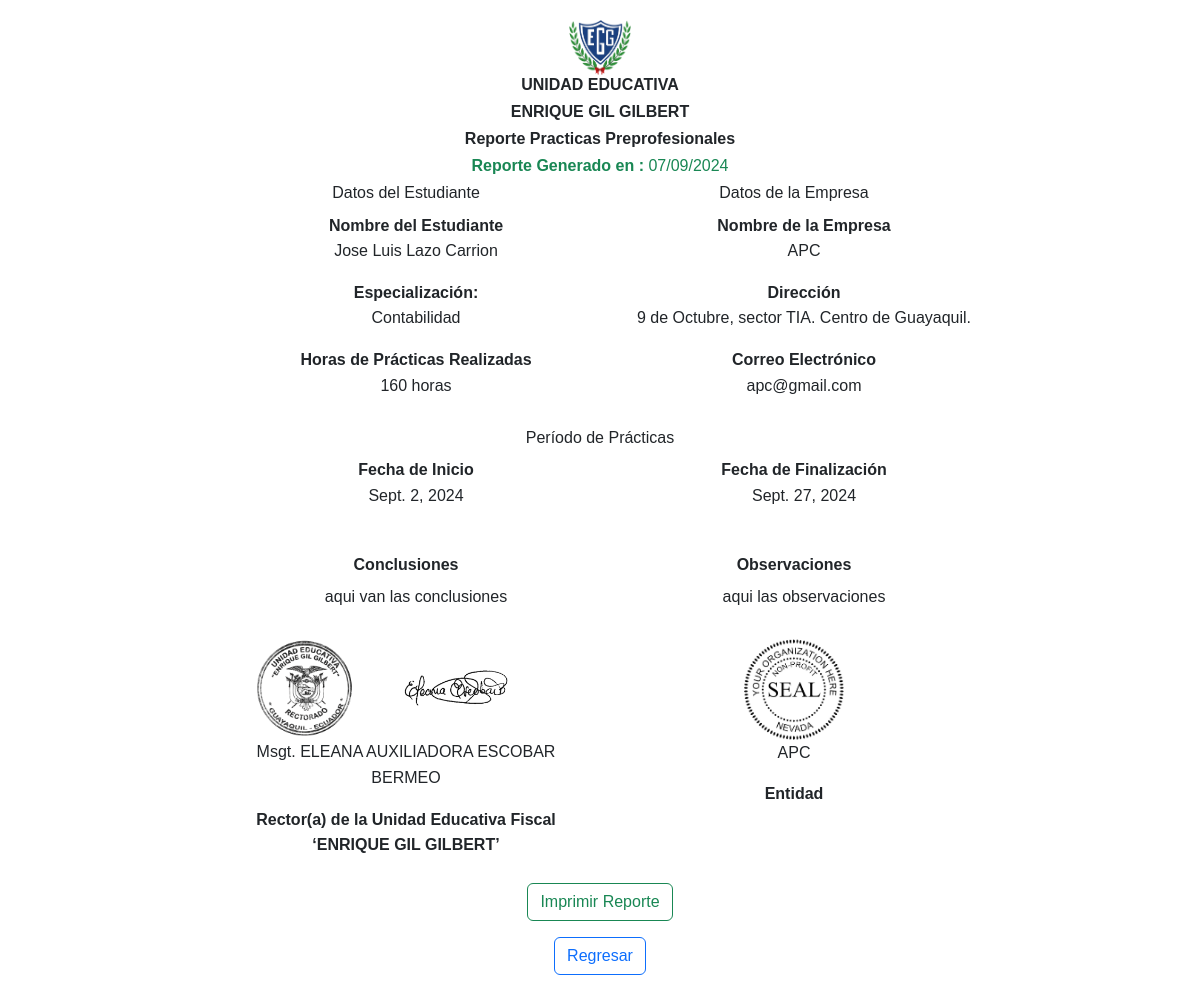
Screenshot of /reporte_estudiante/ (signed in) with the database file from the repository.
### estudiantes/models.py (models this page shows, shortened)
class Reporte(models.Model):
    evaluacion = models.ForeignKey('Evaluacion', on_delete=models.CASCADE)
    perfil = models.ForeignKey('Perfil', on_delete=models.CASCADE)
    conclusiones = models.TextField(blank=True)
    observaciones = models.TextField(blank=True)
    rector = models.CharField(max_length=100,default='rector')
    fecha_generacion = models.DateTimeField(auto_now_add=True)

class Perfil(models.Model):
    user = models.OneToOneField(User, on_delete=models.CASCADE)
    cedula = models.CharField(max_length=10, default='0000000000')
    nombres = models.CharField(max_length=100, default='')
    apellidos=models.CharField(max_length=100, default='')
    rol = models.ForeignKey(Rol, on_delete=models.SET_NULL, null=True, blank=True)
    estado_ingreso = models.CharField(max_length=20, default='Espera')
    estado_carta_aprobacion = models.CharField(max_length=20, default='Espera1')
    tutor = models.ForeignKey(Tutor, on_delete=models.SET_NULL, null=True, blank=True, related_name='perfiles')
    tutor_asignado_estado = models.CharField(max_length=20, default='Espera')
    supervisor= models.CharField(max_length=20, default='Espera1')
    ia_respuesta = models.CharField(max_length=500, default='Sin Respuesta')
    ia_estado = models.CharField(max_length=20, default='Espera')
    empresa_nombre = models.ForeignKey(Empresa, null=True, blank=True, on_delete=models.SET_NULL)
    empresa_estado = models.CharField(max_length=20, default='Espera')
    reporte_estado = models.CharField(max_length=20, default='Espera1')
    habilitado = models.BooleanField(default=True)
    reporte_numero = models.IntegerField(default=0)
    reporte_fecha_inicio = models.DateField(default=date.today)
    reporte_fecha_final = models.DateField(default=date.today)
    especializacion = models.CharField(max_length=50, default='Especializacion')
    visitas = models.IntegerField(default=0)

class Empresa(models.Model):
    nombre_empresa = models.CharField(max_length=100)
    direccion = models.TextField()
    telefono = models.CharField(max_length=20)
    correo_electronico = models.CharField(max_length=100)
    representante = models.CharField(max_length=100)
    supervisor = models.CharField(max_length=100)
    ruc = models.CharField(max_length=13, default="")
    def __str__(self):
        return self.nombre_empresa

### estudiantes/views.py (the view)
# urls.py: path('reporte_estudiante/', views.reporte_estudiante, name='reporte_estudiante'),
@login_required
def reporte_estudiante(request):
    user = request.user
    perfil = Perfil.objects.get(user=user)
    try:
        reporte = Reporte.objects.get(perfil=perfil)
        context = {
            'perfil': perfil,
            'now': timezone.now(),
            'reporte': reporte
        }
        return render(request, 'reporte.html', context)
    except Reporte.DoesNotExist:
        messages.error(request, 'No se ha realizado el Reporte.')
        return redirect('home')

### templates/reporte.html
{% extends "bases/basePDF.html" %}
{% load static %}
{% block content %}
<div class="container">
    <h6><strong>Reporte Practicas Preprofesionales</strong></h6>
    <h6 class="text-success"><strong>Reporte Generado en :</strong> {{ reporte.fecha_generacion|date:"d/m/Y" }} </h6>
        <div class="row">
            <div class="col-sm-6">
                <div class="section">
                    <div class="section-title"><h6>Datos del Estudiante</h6></div>
                    <div class="section-content">
                        <p ><strong>Nombre del Estudiante<br></strong> {{ perfil.nombres|add:" " |add:perfil.apellidos }}</p>
                        <p ><strong>Especialización:<br></strong> {{ perfil.especializacion }}</p>
                        <p ><strong>Horas de Prácticas Realizadas<br></strong>160 horas</p>
                    </div>
                </div>
            </div>
            <div class="col-sm-6">
                <div class="section">
                    <div class="section-title"><h6>Datos de la Empresa</h6></div>
                        <div class="section-content">
                            <p><strong>Nombre de la Empresa</strong><br> {{ perfil.empresa_nombre}}</p>
                            <p><strong>Dirección</strong> <br>{{ perfil.empresa_nombre.direccion }}</p>
                            <p><strong>Correo Electrónico</strong><br> {{ perfil.empresa_nombre.correo_electronico }}</p>
                        </div>
                    </div>
                </div>
            </div>
        <div class="section">
            <div class="section-title"><h6>Período de Prácticas</h6></div>
            <div class=row>
                <div class="col-sm-6">
                    <div class="section-content">
                        <p><strong>Fecha de Inicio</strong><br>{{perfil.reporte_fecha_inicio}}</p>
                    </div>
                </div>
                <div class="col-sm-6">
                    <div class="section-content">
                        <p><strong>Fecha de Finalización</strong><br>{{perfil.reporte_fecha_final}}</p>
                    </div>
                </div>
            </div>
        </div>
        <div class="row">
            <div class="col-sm-6">
                <div class="section">
                    <div class="section-title"><h6><strong>Conclusiones</strong></h6></div>
                    <div class="section-content">
                        <p> {{reporte.conclusiones}}</p>
                    </div>
                </div>
            </div>
            <div class="col-sm-6">
                <div class="section">
                    <div class="section-title"><h6><strong>Observaciones</strong></h6></div>
                    <div class="section-content">
                        <p>{{reporte.observaciones}} </p>
                    </div>
                </div>
            </div>
        </div>
        <div class="form-group row">
            <div class="col-sm-6">
                <img src="{% static 'img/SelloColegio.png' %}" alt="Sello" width="100px">
                <img src="{% static 'img/FirmaRectora.png' %}" alt="Firma" width="200px">
                <div class="card-body">
                    <p class="card-text">Msgt. {{ reporte.rector |upper}}</p>
                    <p class="card-text"><strong>Rector(a) de la Unidad Educativa Fiscal ‘ENRIQUE GIL GILBERT’</strong></p>
                </div>
            </div>
            <div class="col-sm-6">
                <img src="{% static 'img/sellogenerico.jpg' %}" alt="Firma" width="100px">
                <div class="card-body">
                    <p class="card-text">{{ perfil.empresa_nombre}}</p>
                    <p class="card-text"><strong>Entidad</strong></p>
                </div>
            </div>
        </div>
<br>
    <button onclick="window.print()" class="btn btn-outline-success mb-3">Imprimir Reporte</button>
<br>
        {% if rol == 'Administrador' %}
        <a class="btn btn-outline-primary" href="{% url 'evaluacion_aprobada_lista'%}"> Regresar </a>
        {% else %}
        <a class="btn btn-outline-primary" href="{% url 'tutor_documentos'%}"> Regresar </a>
        {% endif %}
</div>
{% endblock %}

### static/css/respuesta.css (style rules this page uses)
div { font-family: Arial, sans-serif; line-height: 1.6; }

### templates/bases/basePDF.html (style rules this page uses)
body { font-family: Arial, sans-serif; margin: 20px; line-height: 1.6; }
.container { max-width: 800px; margin: 0 auto; }
.section { margin-bottom: 30px; }
.section-title { font-weight: bold; margin-bottom: 10px; }
.section-content { padding-left: 20px; }

### rows the page displays
Reporte: fecha_generacion "07/09/2024", conclusiones "aqui van las conclusiones", observaciones "aqui las observaciones", rector "ELEANA AUXILIADORA ESCOBAR BERMEO"
Perfil: nombres|add "Jose Luis Lazo Carrion", especializacion "Contabilidad", empresa_nombre "APC", empresa_nombre.direccion "9 de Octubre, sector TIA. Centro de Guayaquil.", empresa_nombre.correo_electronico "apc@gmail.com", reporte_fecha_inicio "Sept. 2, 2024", reporte_fecha_final "Sept. 27, 2024"
